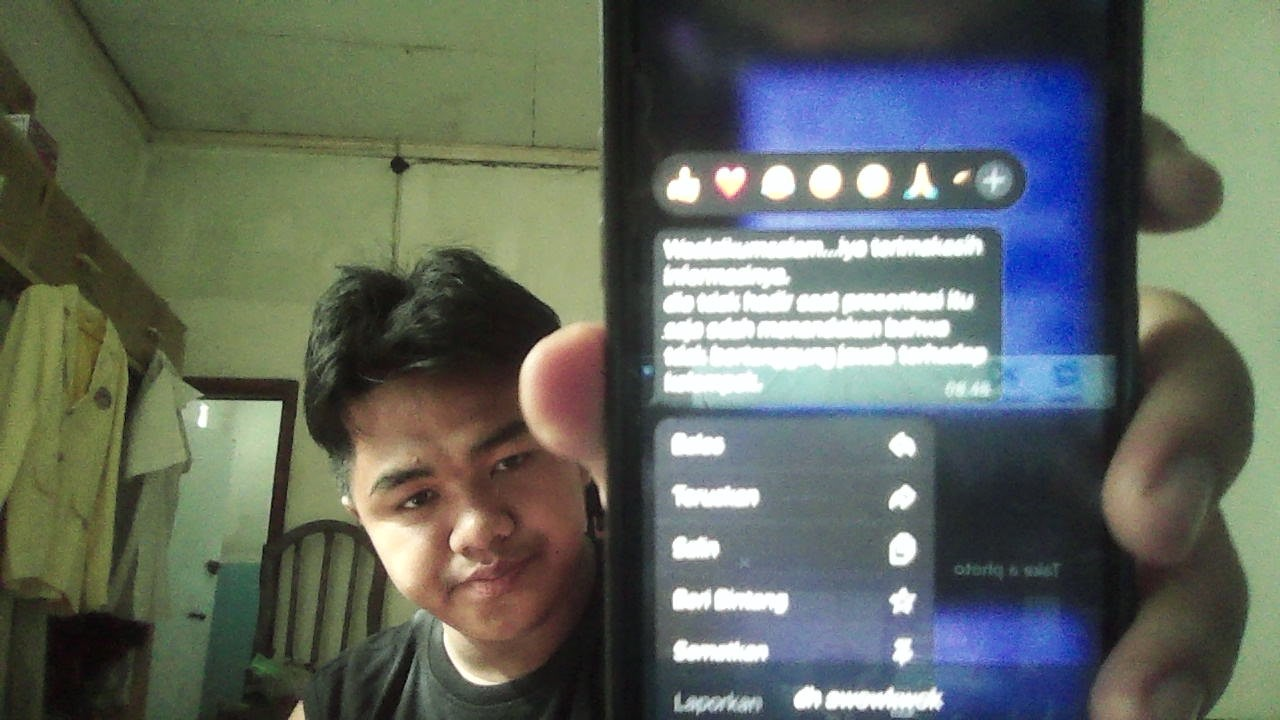
#> input picture Minggu 5/Tugas/RiskiGacor.jpg, 1280 x 720 px, found by its file name
$ python Tugas5.py
#> lines starting #> are read from the running program, lines starting #| are printed output that depends on the picture; long printed decimals are rounded
import cv2
import numpy as np
import matplotlib.pyplot as plt
import time
from skimage.metrics import structural_similarity as ssim


print("EVALUASI SPATIAL FILTERING UNTUK RESTORASI CITRA")
print("=" * 60)


# ================================
# LOAD / CREATE IMAGE
# ================================

img = cv2.imread("Minggu 5/Tugas//RiskiGacor.jpg", cv2.IMREAD_GRAYSCALE)
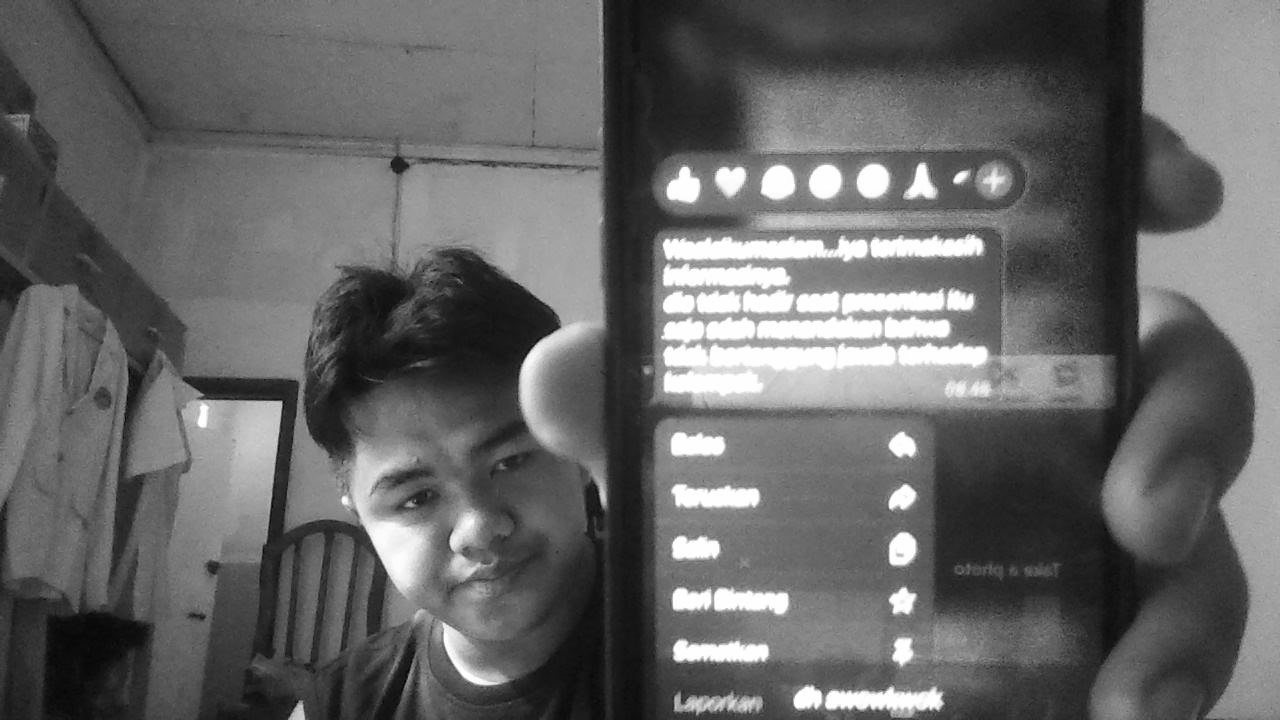
#> img: shape (720, 1280); min 0, max 255, mean 101.2

if img is None:
    img = np.zeros((256,256), dtype=np.uint8)
    cv2.rectangle(img,(50,50),(200,200),180,-1)
    cv2.circle(img,(128,128),40,255,-1)

clean = img.copy()


# ================================
# NOISE FUNCTIONS
# ================================

def gaussian_noise(image, sigma=20):
#> called with sigma = 20
    noise = np.random.normal(0, sigma, image.shape)
    noisy = image + noise
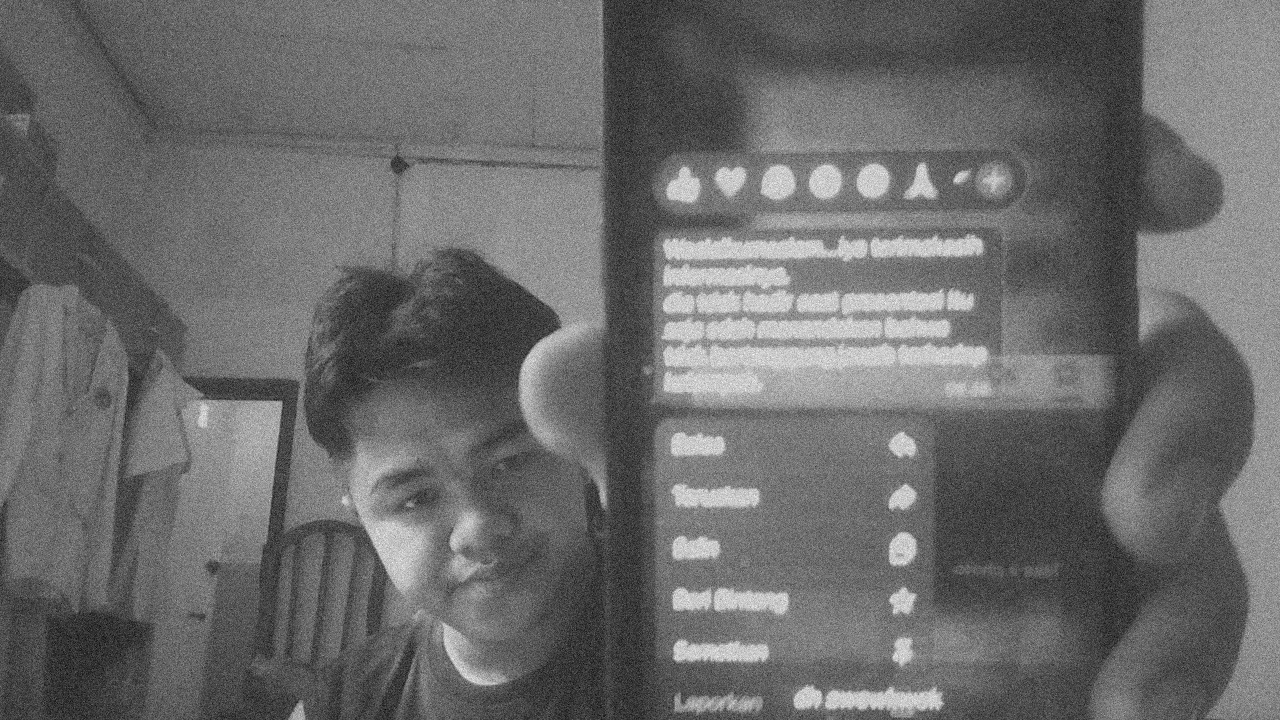
#> noisy: shape (720, 1280) float64; min -70.39, max 337.4, mean 101.2; drawn with min black and max white
    return np.clip(noisy,0,255).astype(np.uint8)


def salt_pepper_noise(image, prob=0.05):
#> called with prob = 0.05
    noisy = image.copy()
    rand = np.random.random(image.shape)

    noisy[rand < prob/2] = 0
    noisy[rand > 1 - prob/2] = 255
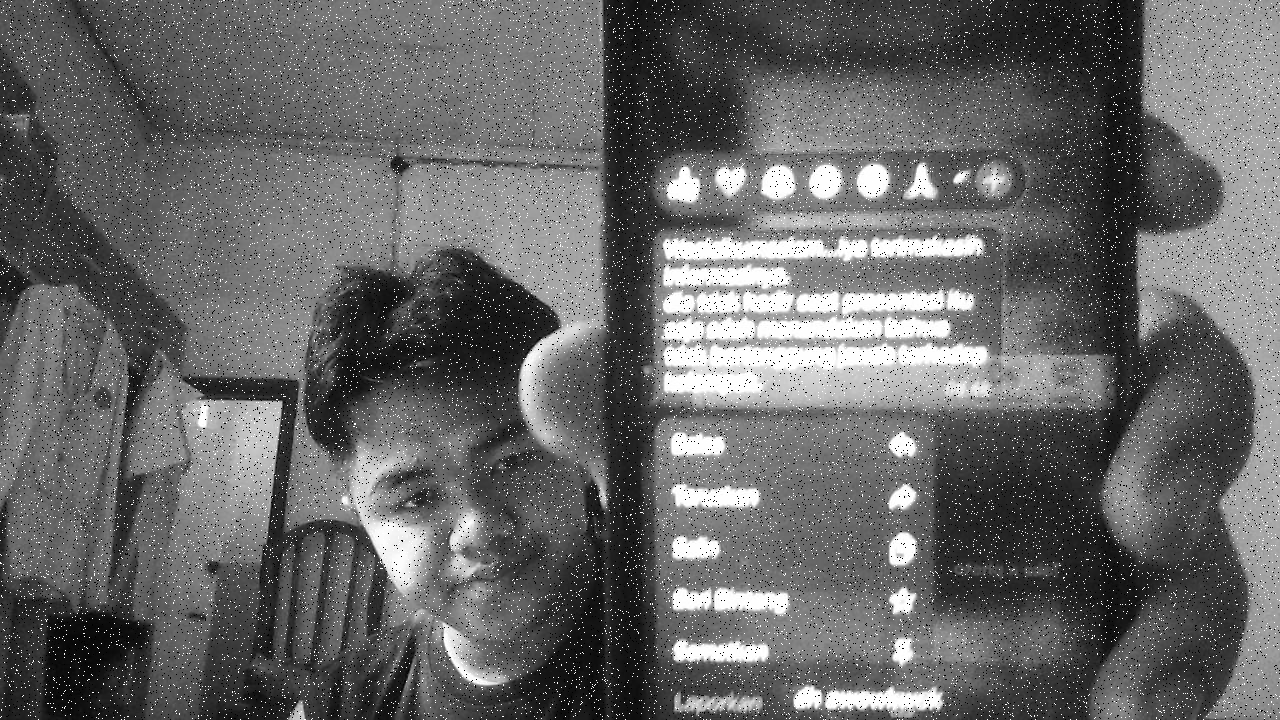
#> noisy: shape (720, 1280); min 0, max 255, mean 102.6

    return noisy


def speckle_noise(image):
    noise = np.random.randn(*image.shape)
    noisy = image + image * noise * 0.2
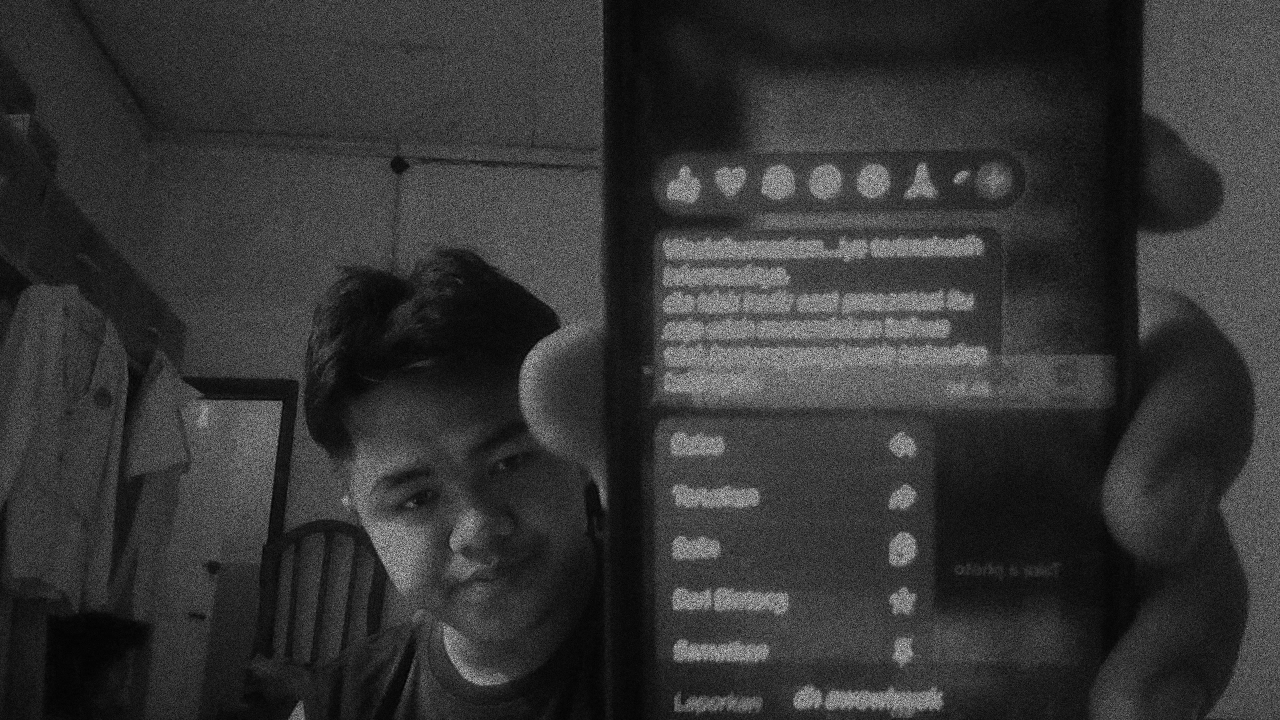
#> noisy: shape (720, 1280) float64; min -0.947, max 493.4, mean 101.2; drawn with min black and max white
    return np.clip(noisy,0,255).astype(np.uint8)


# ================================
# FILTER DEFINITIONS
# ================================

filters = {
    "Mean 3x3": lambda x: cv2.blur(x,(3,3)),
    "Mean 5x5": lambda x: cv2.blur(x,(5,5)),
    "Gaussian σ1": lambda x: cv2.GaussianBlur(x,(5,5),1),
    "Gaussian σ2": lambda x: cv2.GaussianBlur(x,(7,7),2),
    "Median 3x3": lambda x: cv2.medianBlur(x,3),
    "Median 5x5": lambda x: cv2.medianBlur(x,5),
    "Min Filter": lambda x: cv2.erode(x,np.ones((3,3)))
}


# ================================
# METRICS
# ================================

def calculate_metrics(original, filtered):

    mse = np.mean((original.astype(float) - filtered.astype(float))**2)

    if mse == 0:
        psnr = float('inf')
    else:
        psnr = 10*np.log10((255**2)/mse)

    ssim_value = ssim(original, filtered)

    return mse, psnr, ssim_value


# ================================
# EVALUATION FUNCTION
# ================================

def evaluate_filters(noisy_img, noise_name):

#> called with noise_name = 'Gaussian Noise'
    print(f"\nPENGUJIAN FILTER UNTUK {noise_name.upper()}")
    print("-" * 60)

    results = []

    fig, axes = plt.subplots(2,4, figsize=(16,8))
    axes = axes.ravel()

    axes[0].imshow(noisy_img, cmap='gray')
    axes[0].set_title(f"Noisy Image\n({noise_name})")
    axes[0].axis('off')

    for i,(name,f) in enumerate(filters.items()):

        start = time.time()

        filtered = f(noisy_img)

        end = time.time()

        runtime = end-start

        mse, psnr, ssim_value = calculate_metrics(clean, filtered)

        results.append([name,mse,psnr,ssim_value,runtime])

        axes[i+1].imshow(filtered,cmap='gray')
        axes[i+1].set_title(f"{name}\nPSNR:{psnr:.2f} SSIM:{ssim_value:.3f}")
        axes[i+1].axis('off')
#> this loop made 7 passes
#> (mse, psnr, ssim_value) on passes 1 to 7: (54.67, 30.75, 0.706), (44.7, 31.63, 0.809), (44.98, 31.6, 0.758), (42.99, 31.8, 0.844), (75.74, 29.34, 0.622), (45.65, 31.54, 0.763), (1100.2, 17.72, 0.396)
#> after the loop, results = 7 items


    plt.tight_layout()
    plt.show()
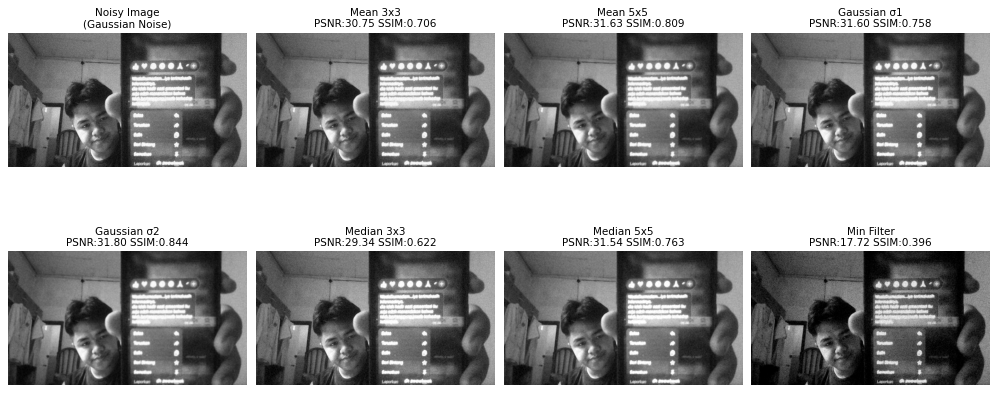
#> figure drawn by matplotlib, 8 panels


    print(f"{'Filter':<15} {'MSE':<12} {'PSNR(dB)':<12} {'SSIM':<10} {'Time(s)':<10}")
    print("-"*60)

    for r in results:
        print(f"{r[0]:<15} {r[1]:<12.2f} {r[2]:<12.2f} {r[3]:<10.3f} {r[4]:<10.5f}")
#> this loop made 7 passes
#> r on passes 1 to 7: ['Mean 3x3', 54.67, 30.75, 0.706, 0.0285], ['Mean 5x5', 44.7, 31.63, 0.809, 0.0259], ['Gaussian σ1', 44.98, 31.6, 0.758, 0.0261], ['Gaussian σ2', 42.99, 31.8, 0.844, 0.000828], ['Median 3x3', 75.74, 29.34, 0.622, 0.000286], ['Median 5x5', 45.65, 31.54, 0.763, 0.00113], ['Min Filter', 1100.2, 17.72, 0.396, 0.000368]
#| Mean 3x3        54.67        30.75        0.706      0.02853
#| Mean 5x5        44.70        31.63        0.809      0.02585
#| Gaussian σ1     44.98        31.60        0.758      0.02615
#| Gaussian σ2     42.99        31.80        0.844      0.00083
#| Median 3x3      75.74        29.34        0.622      0.00029
#| Median 5x5      45.65        31.54        0.763      0.00113
#| Min Filter      1100.18      17.72        0.396      0.00037

    return results


# ================================
# GENERATE NOISE
# ================================

gaussian_img = gaussian_noise(clean)
sp_img = salt_pepper_noise(clean)
speckle_img = speckle_noise(clean)


# ================================
# RUN TESTS
# ================================

gaussian_results = evaluate_filters(gaussian_img,"Gaussian Noise")
#> gaussian_results = 7 items
sp_results = evaluate_filters(sp_img,"Salt & Pepper Noise")
#> the loop in evaluate_filters (call 2), `for i,(name,f) in enumerate(filters.items()): ` made 7 passes
#> (mse, psnr, ssim_value) on passes 1 to 7: (131, 26.96, 0.559), (77.41, 29.24, 0.709), (104.2, 27.95, 0.62), (67.88, 29.81, 0.773), (7.73, 39.25, 0.962), (16.11, 36.06, 0.916), (2765.9, 13.71, 0.241)
#> the loop in evaluate_filters (call 2), `for r in results:` made 7 passes
#> r on passes 1 to 7: ['Mean 3x3', 131, 26.96, 0.559, 0.0287], ['Mean 5x5', 77.41, 29.24, 0.709, 0.0257], ['Gaussian σ1', 104.2, 27.95, 0.62, 0.0274], ['Gaussian σ2', 67.88, 29.81, 0.773, 0.000937], ['Median 3x3', 7.73, 39.25, 0.962, 0.000284], ['Median 5x5', 16.11, 36.06, 0.916, 0.00113], ['Min Filter', 2765.9, 13.71, 0.241, 0.000334]
#| Mean 3x3        130.96       26.96        0.559      0.02872
#| Mean 5x5        77.41        29.24        0.709      0.0257
#| Gaussian σ1     104.21       27.95        0.620      0.02737
#| Gaussian σ2     67.88        29.81        0.773      0.00094
#| Median 3x3      7.73         39.25        0.962      0.00028
#| Median 5x5      16.11        36.06        0.916      0.00113
#| Min Filter      2765.89      13.71        0.241      0.00033
#> sp_results = 7 items
speckle_results = evaluate_filters(speckle_img,"Speckle Noise")
#> speckle_results = 7 items


print("\nANALISIS SINGKAT")
print("-"*60)
print("1. Gaussian filter biasanya memberikan hasil terbaik untuk Gaussian noise.")
print("2. Median filter paling efektif untuk salt-and-pepper noise.")
print("3. Mean atau Gaussian filter cukup efektif untuk speckle noise.")
print("4. Kernel yang lebih besar mengurangi noise lebih baik tetapi meningkatkan blur.")
